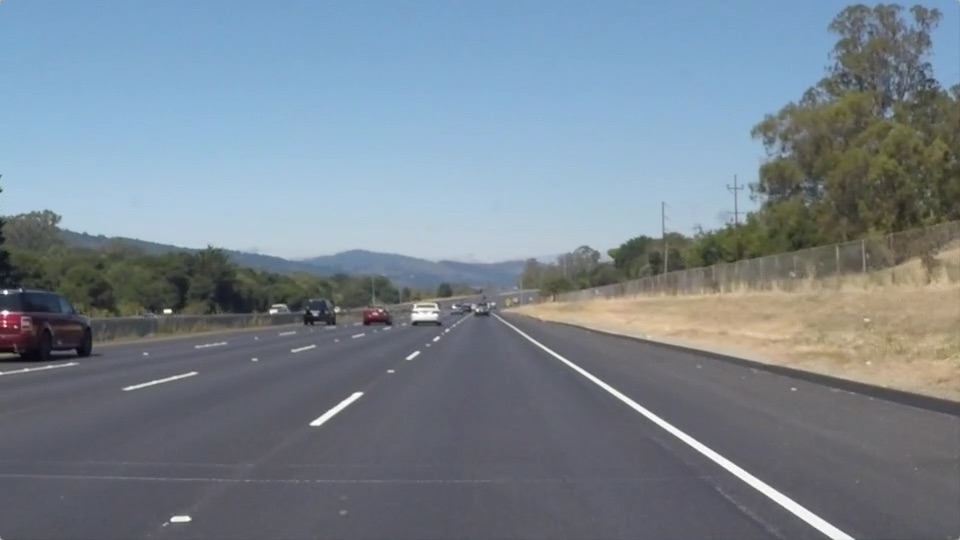
#> input picture lane_tracking_p1/test_images/solidWhiteRight.jpg, 960 x 540 px
$ jupyter execute --allow-errors P1.ipynb   (shell and % lines are left out)
#> lines starting #> are read from the running program, lines starting #| are printed output that depends on the picture; after the words box and inside, x2 and y2 are one past the last pixel; in counts of white or black regions, pixels touching at a corner belong together
# Self-Driving Car Engineer Nanodegree

## Project: **Finding Lane Lines on the Road**
***
In this project, you will use the tools you learned about in the lesson to identify lane lines on the road.  You can develop your pipeline on a series of individual images, and later apply the result to a video stream (really just a series of images). Check out the video clip "raw-lines-example.mp4" (also contained in this repository) to see what the output should look like after using the helper functions below.

Once you have a result that looks roughly like "raw-lines-example.mp4", you'll need to get creative and try to average and/or extrapolate the line segments you've detected to map out the full extent of the lane lines.  You can see an example of the result you're going for in the video "P1_example.mp4".  Ultimately, you would like to draw just one line for the left side of the lane, and one for the right.

In addition to implementing code, there is a brief writeup to complete. The writeup should be completed in a separate file, which can be either a markdown file or a pdf document. There is a [write up template](https://github.com/udacity/CarND-LaneLines-P1/blob/master/writeup_template.md) that can be used to guide the writing process. Completing both the code in the Ipython notebook and the writeup template will cover all of the [rubric points](https://review.udacity.com/#!/rubrics/322/view) for this project.

---
Let's have a look at our first image called 'test_images/solidWhiteRight.jpg'.  Run the 2 cells below (hit Shift-Enter or the "play" button above) to display the image.

**Note: If, at any point, you encounter frozen display windows or other confounding issues, you can always start again with a clean slate by going to the "Kernel" menu above and selecting "Restart & Clear Output".**

---

**The tools you have are color selection, region of interest selection, grayscaling, Gaussian smoothing, Canny Edge Detection and Hough Tranform line detection.  You  are also free to explore and try other techniques that were not presented in the lesson.  Your goal is piece together a pipeline to detect the line segments in the image, then average/extrapolate them and draw them onto the image for display (as below).  Once you have a working pipeline, try it out on the video stream below.**

---

<figure>

 <figcaption>
 <p></p>
 <p style="text-align: center;"> Your output should look something like this (above) after detecting line segments using the helper functions below </p>
 </figcaption>
</figure>
 <p></p>
<figure>

 <figcaption>
 <p></p>
 <p style="text-align: center;"> Your goal is to connect/average/extrapolate line segments to get output like this</p>
 </figcaption>
</figure>

**Run the cell below to import some packages.  If you get an `import error` for a package you've already installed, try changing your kernel (select the Kernel menu above --> Change Kernel).  Still have problems?  Try relaunching Jupyter Notebook from the terminal prompt.  Also, consult the forums for more troubleshooting tips.**

## Import Packages

[cell 1]
#importing some useful packages
import matplotlib.pyplot as plt
import matplotlib.image as mpimg
import numpy as np
import cv2

## Read in an Image

[cell 2]
#reading in an image
image = mpimg.imread('test_images/solidWhiteRight.jpg')
#> image is the input picture: shape (540, 960, 3); mean R, G, B 120.3, 132.6, 143.7

#printing out some stats and plotting
print('This image is:', type(image), 'with dimensions:', image.shape)
#| This image is: <class 'numpy.ndarray'> with dimensions: (540, 960, 3)
plt.imshow(image)  # if you wanted to show a single color channel image called 'gray', for example, call as plt.imshow(gray, cmap='gray')

## Ideas for Lane Detection Pipeline

**Some OpenCV functions (beyond those introduced in the lesson) that might be useful for this project are:**

`cv2.inRange()` for color selection
`cv2.fillPoly()` for regions selection
`cv2.line()` to draw lines on an image given endpoints
`cv2.addWeighted()` to coadd / overlay two images
`cv2.cvtColor()` to grayscale or change color
`cv2.imwrite()` to output images to file
`cv2.bitwise_and()` to apply a mask to an image

**Check out the OpenCV documentation to learn about these and discover even more awesome functionality!**

## Helper Functions

Below are some helper functions to help get you started. They should look familiar from the lesson!

[cell 3]
import math
from scipy.stats import logistic

def grayscale(img):
    """Applies the Grayscale transform
    This will return an image with only one color channel
    but NOTE: to see the returned image as grayscale
    (assuming your grayscaled image is called 'gray')
    you should call plt.imshow(gray, cmap='gray')"""
    return cv2.cvtColor(img, cv2.COLOR_RGB2GRAY)
    # Or use BGR2GRAY if you read an image with cv2.imread()
    # return cv2.cvtColor(img, cv2.COLOR_BGR2GRAY)

def canny(img, low_threshold, high_threshold):
    """Applies the Canny transform"""
    return cv2.Canny(img, low_threshold, high_threshold)

def gaussian_blur(img, kernel_size):
    """Applies a Gaussian Noise kernel"""
    return cv2.GaussianBlur(img, (kernel_size, kernel_size), 0)

def region_of_interest(img, vertices):
    """
    Applies an image mask.

    Only keeps the region of the image defined by the polygon
    formed from `vertices`. The rest of the image is set to black.
    """
    #defining a blank mask to start with
    mask = np.zeros_like(img)

    #defining a 3 channel or 1 channel color to fill the mask with depending on the input image
    if len(img.shape) > 2:
        channel_count = img.shape[2]  # i.e. 3 or 4 depending on your image
        ignore_mask_color = (255,) * channel_count
    else:
        ignore_mask_color = 255

    #filling pixels inside the polygon defined by "vertices" with the fill color
    cv2.fillPoly(mask, vertices, ignore_mask_color)

    #returning the image only where mask pixels are nonzero
    masked_image = cv2.bitwise_and(img, mask)
    return masked_image


def draw_lines(img, lines, color=[255, 0, 0], thickness=2):
    """
    NOTE: this is the function you might want to use as a starting point once you want to
    average/extrapolate the line segments you detect to map out the full
    extent of the lane (going from the result shown in raw-lines-example.mp4
    to that shown in P1_example.mp4).

    Think about things like separating line segments by their
    slope ((y2-y1)/(x2-x1)) to decide which segments are part of the left
    line vs. the right line.  Then, you can average the position of each of
    the lines and extrapolate to the top and bottom of the lane.

    This function draws `lines` with `color` and `thickness`.
    Lines are drawn on the image inplace (mutates the image).
    If you want to make the lines semi-transparent, think about combining
    this function with the weighted_img() function below
    """
    for line in lines:
        for x1,y1,x2,y2 in line:
            cv2.line(img, (int(x1 + 0.5), int(y1 + 0.5)), (int(x2 + 0.5), int(y2 + 0.5)), color, thickness)

def hough_lines(img, rho, theta, threshold, min_line_len, max_line_gap):
    """
    `img` should be the output of a Canny transform.

    Returns an image with hough lines drawn.
    """
    lines = cv2.HoughLinesP(
        img,
        rho,
        theta,
        threshold,
        np.array([]),
        minLineLength=min_line_len,
        maxLineGap=max_line_gap)
    return lines

# [10 lines left out: function line_fit, not called in this run]


# Python 3 has support for cool math symbols.

def weighted_img(img, initial_img, α=0.8, β=1., λ=0.):
    """
    `img` is the output of the hough_lines(), An image with lines drawn on it.
    Should be a blank image (all black) with lines drawn on it.

    `initial_img` should be the image before any processing.

    The result image is computed as follows:

    initial_img * α + img * β + λ
    NOTE: initial_img and img must be the same shape!
    """
    return cv2.addWeighted(initial_img, α, img, β, λ)

def color_filter_img(image, color, threshold):
    """
    Takes in a color image and returns an image which retains pixels that
    are close to the given color within specified threshold.

    @Args
        image: Input image matrix
        color: Color to retain
        threshold: Defines closeness threshold of a pixel value to the specified color

    @Returns
        Image of the same shape as the input image with only color pixels retained respecting
        threshold
    """
    abs_diff = abs(image - color)
    thresholds = (abs_diff[:, :, 0] > threshold) \
        | (abs_diff[:, :, 1] > threshold) \
        | (abs_diff[:, :, 2] > threshold)
    image[thresholds] = [0, 0, 0]
    return image

def interpolate_lines(lines, y_start, y_end, num_segments=150):
    """
    Interpolates between y_start and y_end by fitting a straight
    line using points on the input lines.

    @Args
        lines: A collection of input line segments: [[x1, y1, x2, y2]]
        y_start: Starting location on y axis where interpolation should start
        y_end: Ending location on y axis where interpolation should end
        num_segments: Number of lines segments returned for interpolated lane line

    @Returns
        A line_segments that interpolates between y_start and y_end
    """
    vals = []
    for line in lines:
        for x1, y1, x2, y2 in line:
            vals.append([x1, y1])
            vals.append([x2, y2])
    vals = np.array(vals)

    x_vals = vals[:, 0]
    y_vals = vals[:, 1]
    c1, c0 = np.polyfit(y_vals, x_vals, 1)

    new_y_vals = [y_start, y_end]
    new_x_vals = [c1 * y + c0 for y in new_y_vals]
    interpolated_line = [[[new_x_vals[0], new_y_vals[0], new_x_vals[1], new_y_vals[1]]]]
    return np.array(interpolated_line)

## Test Images

Build your pipeline to work on the images in the directory "test_images"
**You should make sure your pipeline works well on these images before you try the videos.**

[cell 4]
import os
os.listdir("test_images/")

## Build a Lane Finding Pipeline

Build the pipeline and run your solution on all test_images. Make copies into the `test_images_output` directory, and you can use the images in your writeup report.

Try tuning the various parameters, especially the low and high Canny thresholds as well as the Hough lines parameters.

[cell 5]
import collections

Context = collections.namedtuple('Context', 'left_lane_lines right_lane_lines')

############
# Constants
############

# Colors
WHITE = [205, 210, 220]
YELLOW = [220, 190, 115]

# Lane region ratios
LANE_REGION_TOP_OFFSET_RATIO = 330.0 / 540.0
LANE_REGION_TOP_OFFSET_FROM_CENTER_RATIO = 50.0 / 960.0
LANE_REGION_BOTTOM_LEFT_OFFSET_RATIO = 130.0 / 960.0
LANE_REGION_BOTTOM_RIGHT_OFFSET_RATIO = 50.0 / 960.0
LANE_REGION_INNER_TOP_OFFSET_FROM_CENTER_RATIO = 5.0 / 960.0
LANE_REGION_INNER_BOTTOM_LEFT_OFFSET_RATIO = 220.0 / 960.0
LANE_REGION_INNER_BOTTOM_RIGHT_OFFSET_RATIO = 130.0 / 960.0

# NUMPY_PARAMS
GAUSSIAN_KERNEL_SIZE = 5
COLOR_THRESHOLD = 50
CANNY_LOW_THRESHOLD = 50
CANNY_HIGH_THRESHOLD = 150
HOUGH_RHO = 2
HOUGH_THRESHOLD = 5
HOUGH_MIN_LINE_SIZE = 100
HOUGH_MAX_SPACING = 160

# Decay used for video
decay = 0.2

def get_scaled_lane_region(image):
    """
    Create a region (scaled to image size) that most commonly represents the location of the lane lines.
    The region is of the following shape (the one in **):
     __________________________
    |                          |
    |                          |
    |       ____________       |
    |      /**/      \**\      |
    |     /**/        \**\     |
    |    /**/          \**\    |
    |___/**/____________\**\___|

    @Args
        image: Input image

    @Returns
        A region with vertices corresponding to the above shaded area.
    """
    height, width, channels = image.shape
    mid_width = width / 2.0
    lane_top_offset = int(height * LANE_REGION_TOP_OFFSET_RATIO)
    lane_top_left = (int(mid_width - width * LANE_REGION_TOP_OFFSET_FROM_CENTER_RATIO), lane_top_offset)
    lane_top_right = (int(mid_width + width * LANE_REGION_TOP_OFFSET_FROM_CENTER_RATIO), lane_top_offset)
    lane_bottom_left = (int(width * LANE_REGION_BOTTOM_LEFT_OFFSET_RATIO), height)
    lane_bottom_right = (int(width - width * LANE_REGION_BOTTOM_RIGHT_OFFSET_RATIO), height)
    inner_lane_top_left = (int(mid_width - width * LANE_REGION_INNER_TOP_OFFSET_FROM_CENTER_RATIO), lane_top_offset)
    inner_lane_top_right = (int(mid_width + width * LANE_REGION_INNER_TOP_OFFSET_FROM_CENTER_RATIO), lane_top_offset)
    inner_lane_bottom_left = (int(width * LANE_REGION_INNER_BOTTOM_LEFT_OFFSET_RATIO), height)
    inner_lane_bottom_right = (int(width - width * LANE_REGION_INNER_BOTTOM_RIGHT_OFFSET_RATIO), height)
    return [
        lane_top_left,
        lane_bottom_left,
        lane_bottom_right,
        lane_top_right,
        inner_lane_top_right,
        inner_lane_bottom_right,
        inner_lane_bottom_left,
        inner_lane_top_left]

def split_lane_lines(lane_lines, image):
    """
    Function splits the given lane line segments based on the center of the image.
    Ones to the left of the image is part of left lane lines and the other right.

    @Args
        lane_lines: Line segments that comes out of Hough transform
        image: Input image from which the lines are from.

    @Returns:
        Partition the lane_lines into left and right lanes as per the logic above.
    """
    height, width, channels = image.shape
    mid_x = width / 2
    left_lane_lines = []
    right_lane_lines = []
    for line in lane_lines:
        for x1, y1, x2, y2 in line:
            if x1 > mid_x and x2 > mid_x:
                right_lane_lines.append(line)
            elif x1 <= mid_x and x2 <= mid_x:
                left_lane_lines.append(line)
    return (left_lane_lines, right_lane_lines)

def image_pipeline(input_image, context):
    """
    Image pipeline that identifies and draws lane lines on which the car is currently driving.

    @Args
        input_image: Image on which lanes lines are to be identified.
        context: Any information from the past images that can be used to compute the lane lines.
                 This is used especially for videos where past frames can be useful in computing
                 lane lines in the next frame.
    @Returns
        Image with lane lines marked and a context that can be used to pass in for the next run of
        the pipeline if the images are from a sequence.
    """
    # 1. Blur
    blurred = gaussian_blur(np.copy(input_image), GAUSSIAN_KERNEL_SIZE)
    # 2. Filter for white color
    white_filtered_img = color_filter_img(np.copy(blurred), WHITE, COLOR_THRESHOLD)
    # 3. Filter for yellow color
    yellow_filtered_img = color_filter_img(np.copy(blurred), YELLOW, COLOR_THRESHOLD)
    # 4. Add white + yellow filtered images
    color_filtered_img = weighted_img(yellow_filtered_img, white_filtered_img, α=1.0)
    # 5. Convert to grayscale
    grayscale_img = grayscale(color_filtered_img)
    # 6. Canny edge detection
    edge_detected_img = canny(grayscale_img, CANNY_LOW_THRESHOLD, CANNY_HIGH_THRESHOLD)
    # 7. Apply region mask for probable lane position
    region_mask = np.array([get_scaled_lane_region(input_image)])
    masked_image = region_of_interest(edge_detected_img, region_mask)
    # 8. Compute lane line segments using Hough transform
    lane_lines = hough_lines(
        masked_image,
        HOUGH_RHO,
        np.pi / 180,
        HOUGH_THRESHOLD,
        HOUGH_MIN_LINE_SIZE,
        HOUGH_MAX_SPACING)

    height, width, channels = input_image.shape
    # 9. Split the lanes lines into right and left lane lines.
    left_lane_lines, right_lane_lines = split_lane_lines(lane_lines, input_image)

    # 10. If context is passed (for video) apply exponential smoothing with previous lane lines
    smoothed_left_lane_lines = context.left_lane_lines if context else None
    smoothed_right_lane_lines = context.right_lane_lines if context else None
    lane_top_offset = height * LANE_REGION_TOP_OFFSET_RATIO
    if len(left_lane_lines):
        smoothed_left_lane_lines = interpolate_lines(left_lane_lines, lane_top_offset, height)
    if len(right_lane_lines):
        smoothed_right_lane_lines = interpolate_lines(right_lane_lines, lane_top_offset, height)
    if context:
        smoothed_right_lane_lines = (1.0 - decay) * context.right_lane_lines + decay * smoothed_right_lane_lines
        smoothed_left_lane_lines = (1.0 - decay) * context.left_lane_lines + decay * smoothed_left_lane_lines
    new_context = Context(left_lane_lines=smoothed_left_lane_lines, right_lane_lines=smoothed_right_lane_lines)

    # 11. Draw interpolated approximate lane lines on a black image.
    line_img = np.zeros((height, width, channels), dtype=np.uint8)
    if len(left_lane_lines):
        draw_lines(line_img, smoothed_left_lane_lines, thickness=7)
    if len(right_lane_lines):
        draw_lines(line_img, smoothed_right_lane_lines, thickness=7)
    # 12. Add original image and computed lane lines image
    image_with_lanes = weighted_img(line_img, input_image)
    return image_with_lanes, None

def run_pipeline():
    """
    Run the above image pipeline for all the test images.
    """
    image_paths = os.listdir("test_images/")
    for image_path in image_paths:
        image = mpimg.imread("test_images/{}".format(image_path))
        plt.figure()
        image_with_lanes, context = image_pipeline(image, None)
        plt.imshow(image_with_lanes)

run_pipeline()
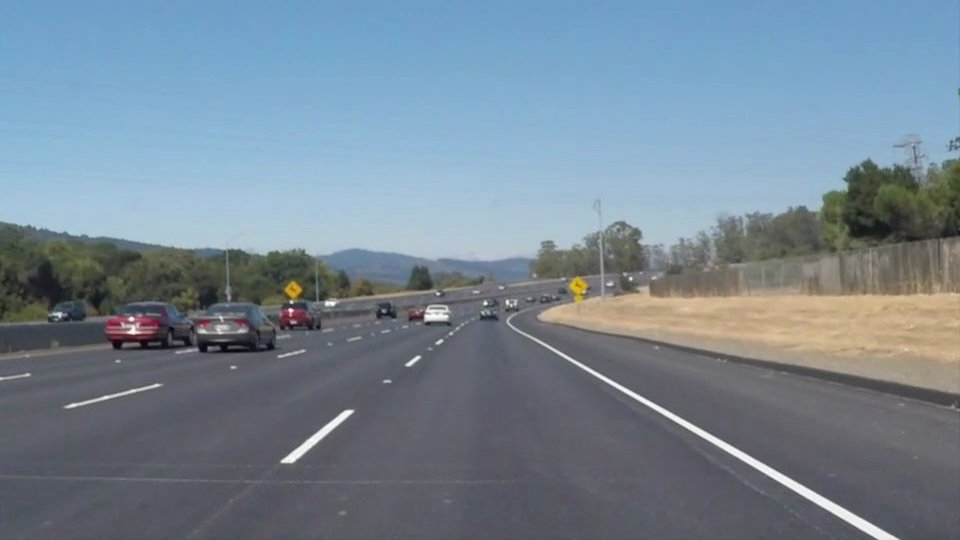
#> input picture lane_tracking_p1/test_images/solidWhiteCurve.jpg, 960 x 540 px
#> in run_pipeline, image is the input picture: shape (540, 960, 3); mean R, G, B 118.5, 134.5, 148.1
#> in gaussian_blur, `return cv2.GaussianBlur(img, (kernel_size, kernel_size), 0)`:
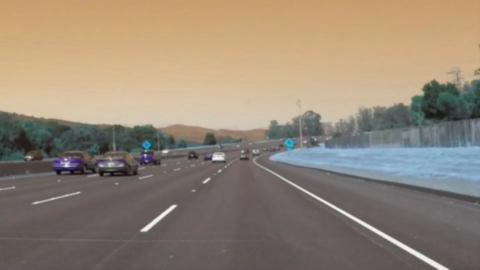
#> returned value: shape (540, 960, 3) (shown at 1/2 size); mean of channels 0, 1, 2 118.5, 134.5, 148.1; drawn as B, G, R
#> in color_filter_img, `abs_diff = abs(image - color)`:
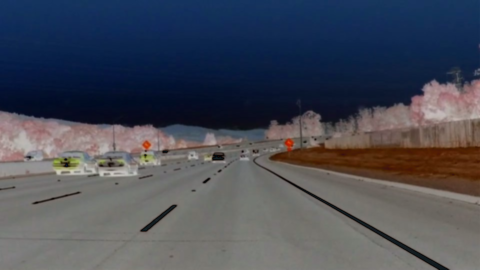
#> abs_diff: shape (540, 960, 3) int64 (shown at 1/2 size); mean of channels 0, 1, 2 86.7, 75.7, 72.1; drawn as B, G, R
#> in color_filter_img, `thresholds = (abs_diff[:, :, 0] > threshold) \ | (abs_diff[:, :, 1] > ..`:
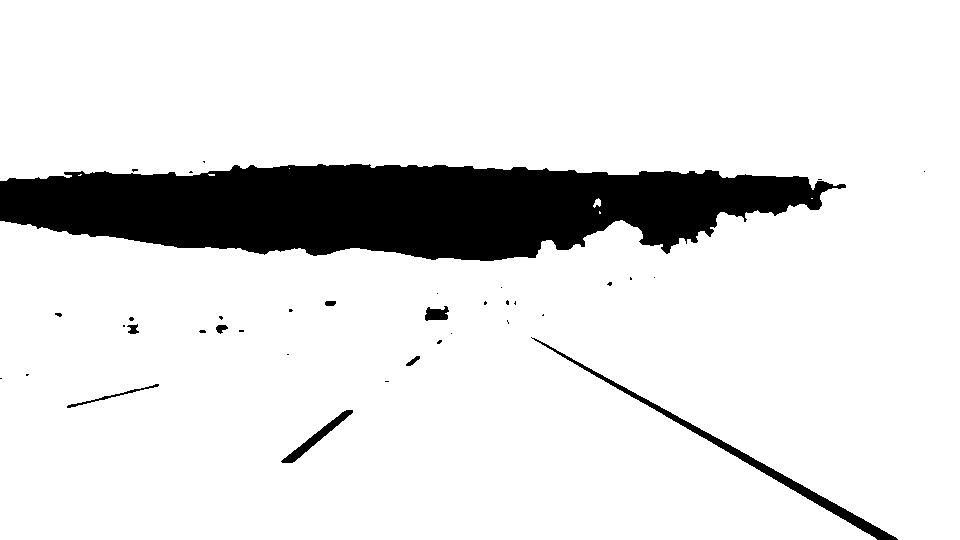
#> thresholds: shape (540, 960) bool; 88.2% white; 37 black regions (27 under 20 px), largest, box (x1, y1, x2, y2) and area: (0, 164, 846, 261) 56890, (531, 337, 898, 540) 2637, (281, 410, 353, 463) 648
#> call 2 of color_filter_img, with threshold = 50
#> in color_filter_img (call 2), `abs_diff = abs(image - color)`:
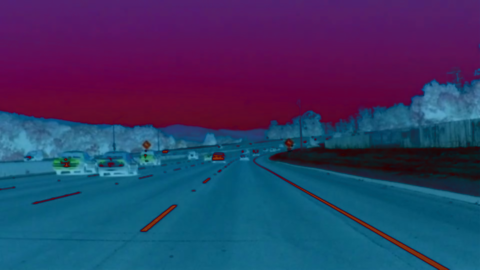
#> abs_diff: shape (540, 960, 3) int64 (shown at 1/2 size); mean of channels 0, 1, 2 101.6, 57, 51.6; drawn as B, G, R
#> in color_filter_img (call 2), `thresholds = (abs_diff[:, :, 0] > threshold) \ | (abs_diff[:, :, 1] > ..`:
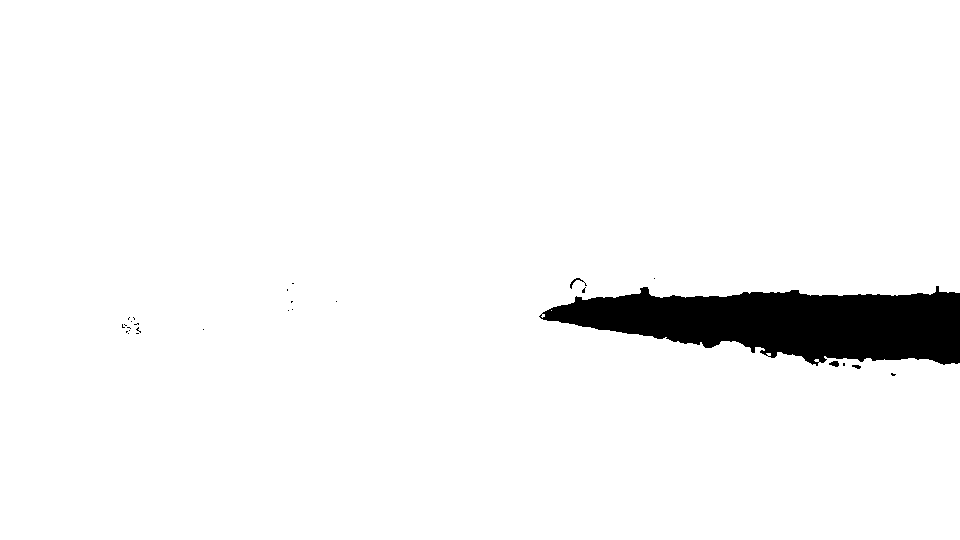
#> thresholds: shape (540, 960) bool; 95.8% white; 27 black regions (23 under 20 px), largest, box (x1, y1, x2, y2) and area: (539, 286, 960, 366) 21427, (570, 278, 587, 289) 42, (829, 361, 839, 367) 42, (852, 365, 861, 369) 25
#> in canny, `return cv2.Canny(img, low_threshold, high_threshold)`:
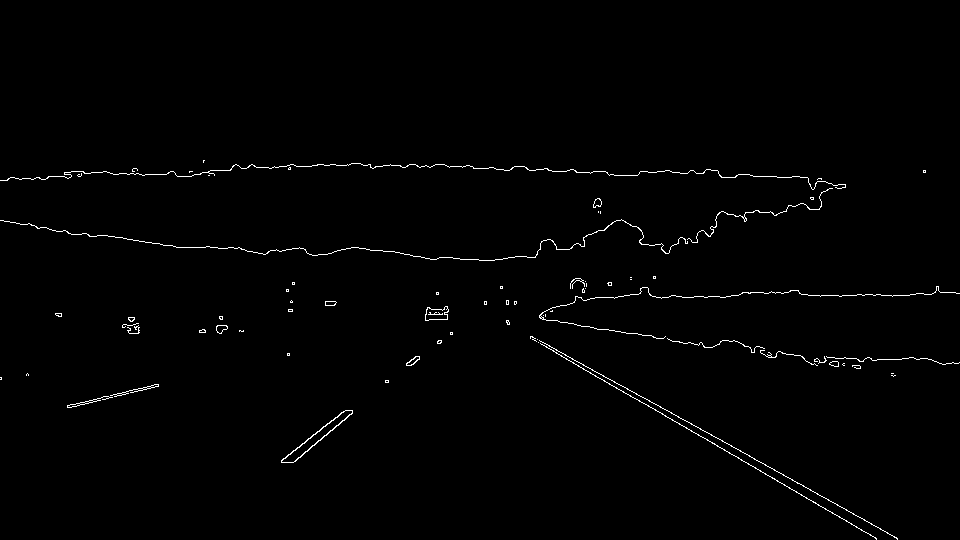
#> returned value: shape (540, 960); 0.94% white in thin lines or dots, all inside (x1, y1, x2, y2) = (0, 160, 960, 540)
#> (the rest of the program and of its run is left out)
